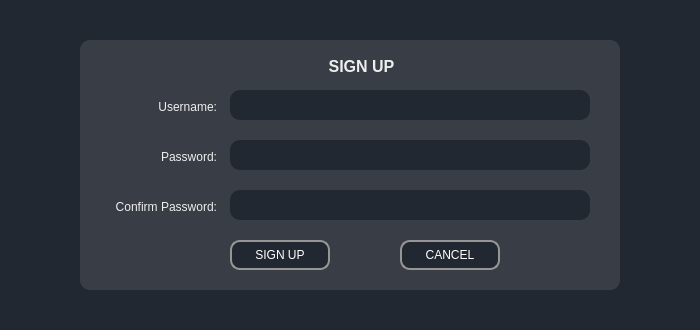
<?xml version="1.0" encoding="UTF-8"?>
<ui version="4.0">
 <class>sign_up</class>
 <widget class="QWidget" name="sign_up">
  <property name="geometry">
   <rect>
    <x>0</x>
    <y>0</y>
    <width>700</width>
    <height>330</height>
   </rect>
  </property>
  <property name="sizePolicy">
   <sizepolicy hsizetype="Ignored" vsizetype="Ignored">
    <horstretch>0</horstretch>
    <verstretch>0</verstretch>
   </sizepolicy>
  </property>
  <property name="minimumSize">
   <size>
    <width>700</width>
    <height>330</height>
   </size>
  </property>
  <property name="maximumSize">
   <size>
    <width>700</width>
    <height>330</height>
   </size>
  </property>
  <property name="windowTitle">
   <string>Form</string>
  </property>
  <property name="styleSheet">
   <string notr="true">background-color: rgb(34, 40, 49);</string>
  </property>
  <widget class="QFrame" name="frame">
   <property name="geometry">
    <rect>
     <x>80</x>
     <y>40</y>
     <width>540</width>
     <height>250</height>
    </rect>
   </property>
   <property name="styleSheet">
    <string notr="true">background-color: rgb(57, 62, 70);
border-radius: 10px;</string>
   </property>
   <property name="frameShape">
    <enum>QFrame::StyledPanel</enum>
   </property>
   <property name="frameShadow">
    <enum>QFrame::Raised</enum>
   </property>
   <widget class="QTextEdit" name="textEdit_master_su_pass">
    <property name="geometry">
     <rect>
      <x>150</x>
      <y>100</y>
      <width>360</width>
      <height>30</height>
     </rect>
    </property>
    <property name="styleSheet">
     <string notr="true">background-color: rgb(34, 40, 49);
color: white;
padding-top: 3px;
padding-left: 3px;</string>
    </property>
   </widget>
   <widget class="QTextEdit" name="textEdit_master_su_username">
    <property name="geometry">
     <rect>
      <x>150</x>
      <y>50</y>
      <width>360</width>
      <height>30</height>
     </rect>
    </property>
    <property name="styleSheet">
     <string notr="true">background-color: rgb(34, 40, 49);
color: white;
padding-top: 3px;
padding-left: 3px;</string>
    </property>
   </widget>
   <widget class="QPushButton" name="sign_up_button">
    <property name="geometry">
     <rect>
      <x>150</x>
      <y>200</y>
      <width>100</width>
      <height>30</height>
     </rect>
    </property>
    <property name="styleSheet">
     <string notr="true">QPushButton{
    background-color: rgb(34, 40, 49);
	color: white;
	border: 2px solid rgb(150, 150, 150);
}
QPushButton:hover:!pressed {
   background-color: rgb(150, 150, 150);
}</string>
    </property>
    <property name="text">
     <string>SIGN UP</string>
    </property>
   </widget>
   <widget class="QLabel" name="label_4">
    <property name="geometry">
     <rect>
      <x>230</x>
      <y>10</y>
      <width>100</width>
      <height>30</height>
     </rect>
    </property>
    <property name="font">
     <font>
      <pointsize>12</pointsize>
      <bold>true</bold>
     </font>
    </property>
    <property name="styleSheet">
     <string notr="true">color:rgb(238, 238, 238);
padding-top: 3px;
padding-left: 3px;</string>
    </property>
    <property name="text">
     <string>SIGN UP</string>
    </property>
    <property name="alignment">
     <set>Qt::AlignCenter</set>
    </property>
   </widget>
   <widget class="QLabel" name="label_3">
    <property name="geometry">
     <rect>
      <x>20</x>
      <y>100</y>
      <width>120</width>
      <height>30</height>
     </rect>
    </property>
    <property name="styleSheet">
     <string notr="true">color:rgb(238, 238, 238);
padding-top: 3px;
padding-left: 3px;</string>
    </property>
    <property name="text">
     <string>Password:</string>
    </property>
    <property name="alignment">
     <set>Qt::AlignRight|Qt::AlignTrailing|Qt::AlignVCenter</set>
    </property>
   </widget>
   <widget class="QLabel" name="label_2">
    <property name="geometry">
     <rect>
      <x>20</x>
      <y>50</y>
      <width>120</width>
      <height>30</height>
     </rect>
    </property>
    <property name="styleSheet">
     <string notr="true">color:rgb(238, 238, 238);
padding-top: 3px;
padding-left: 3px;
</string>
    </property>
    <property name="text">
     <string>Username:</string>
    </property>
    <property name="alignment">
     <set>Qt::AlignRight|Qt::AlignTrailing|Qt::AlignVCenter</set>
    </property>
   </widget>
   <widget class="QTextEdit" name="textEdit_master_su_pass_conf">
    <property name="geometry">
     <rect>
      <x>150</x>
      <y>150</y>
      <width>360</width>
      <height>30</height>
     </rect>
    </property>
    <property name="styleSheet">
     <string notr="true">background-color: rgb(34, 40, 49);
color: white;
padding-top: 3px;
padding-left: 3px;</string>
    </property>
   </widget>
   <widget class="QLabel" name="label_5">
    <property name="geometry">
     <rect>
      <x>20</x>
      <y>150</y>
      <width>120</width>
      <height>30</height>
     </rect>
    </property>
    <property name="styleSheet">
     <string notr="true">color:rgb(238, 238, 238);
padding-top: 3px;
padding-left: 3px;</string>
    </property>
    <property name="text">
     <string>Confirm Password:</string>
    </property>
    <property name="alignment">
     <set>Qt::AlignRight|Qt::AlignTrailing|Qt::AlignVCenter</set>
    </property>
   </widget>
   <widget class="QPushButton" name="cancel_button">
    <property name="geometry">
     <rect>
      <x>320</x>
      <y>200</y>
      <width>100</width>
      <height>30</height>
     </rect>
    </property>
    <property name="styleSheet">
     <string notr="true">QPushButton{
    background-color: rgb(34, 40, 49);
	color: white;
	border: 2px solid rgb(150, 150, 150);
}
QPushButton:hover:!pressed {
   background-color: rgb(150, 150, 150);
}</string>
    </property>
    <property name="text">
     <string>CANCEL</string>
    </property>
   </widget>
  </widget>
 </widget>
 <resources/>
 <connections/>
</ui>
